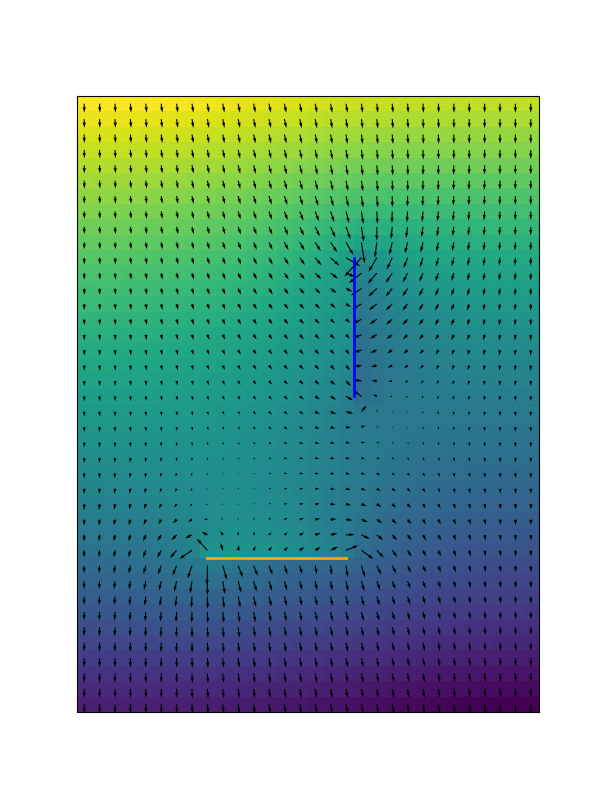

Here is the Python script that generated this plot:
import numpy as np
import matplotlib.pyplot as plt

ny = 40
nx = 30
width = 10

ph_left = 8
ph_top = 29
ph_bottom = 30
pv_top = 10
pv_left = 17
pv_right = 18


def top(u, y, x):
    if y == 0:
        return u[y, x] + 1
    elif y == ph_bottom and x in range(ph_left, ph_left + width):
        return u[pv_top + x - ph_left, pv_right]
    else:
        return u[y - 1, x]


def bottom(u, y, x):
    if y == ny - 1:
        return u[y, x] - 1
    elif y == ph_top and x in range(ph_left, ph_left + width):
        return u[pv_top + x - ph_left, pv_left]
    else:
        return u[y + 1, x]


def left(u, y, x):
    if x == pv_right and y in range(pv_top, pv_top + width):
        return u[ph_bottom, ph_left + y - pv_top]
    else:
        return u[y, max(x - 1, 0)]


def right(u, y, x):
    if x == pv_left and y in range(pv_top, pv_top + width):
        return u[ph_top, ph_left + y - pv_top]
    return u[y, min(x + 1, nx - 1)]


def laplacian(u, y, x):
    return top(u, y, x) + bottom(u, y, x) + left(u, y, x) + right(
        u, y, x) - 4 * u[y, x]


def gradY(u):
    gradU = np.empty((ny, nx))
    for y in range(0, ny):
        for x in range(0, nx):
            gradU[y, x] = (bottom(u, y, x) - top(u, y, x)) / 2
    return gradU


def gradX(u):
    gradU = np.empty((ny, nx))
    for y in range(0, ny):
        for x in range(0, nx):
            gradU[y, x] = (left(u, y, x) - right(u, y, x)) / 2
    return gradU


def step(u):
    newU = np.empty((ny, nx))
    for y in range(0, ny):
        for x in range(0, nx):
            newU[y, x] = u[y, x] + 0.1 * laplacian(u, y, x)
    return newU


def initialize():
    u = np.empty((ny, nx))
    for y in range(0, ny):
        for x in range(0, nx):
            u[y, x] = ny / 2 - y
    return u


u = initialize()

for i in range(0, 5000):
    u = step(u)

dx = gradX(u)
dy = gradY(u)

fig, ax = plt.subplots(figsize=(6, 8))
ax.imshow(u)
ax.xaxis.set_ticks([])
ax.yaxis.set_ticks([])
ax.quiver(dx, dy)
plt.plot([ph_left, ph_left + width - 1], [(ph_bottom + ph_top) / 2,
                                      (ph_bottom + ph_top) / 2],
         color='orange',
         linewidth=2)
plt.plot([(pv_left + pv_right) / 2, (pv_left + pv_right) / 2],
         [pv_top, pv_top + width - 1],
         color='blue',
         linewidth=2)
plt.savefig('portal_orthogonal.png')
